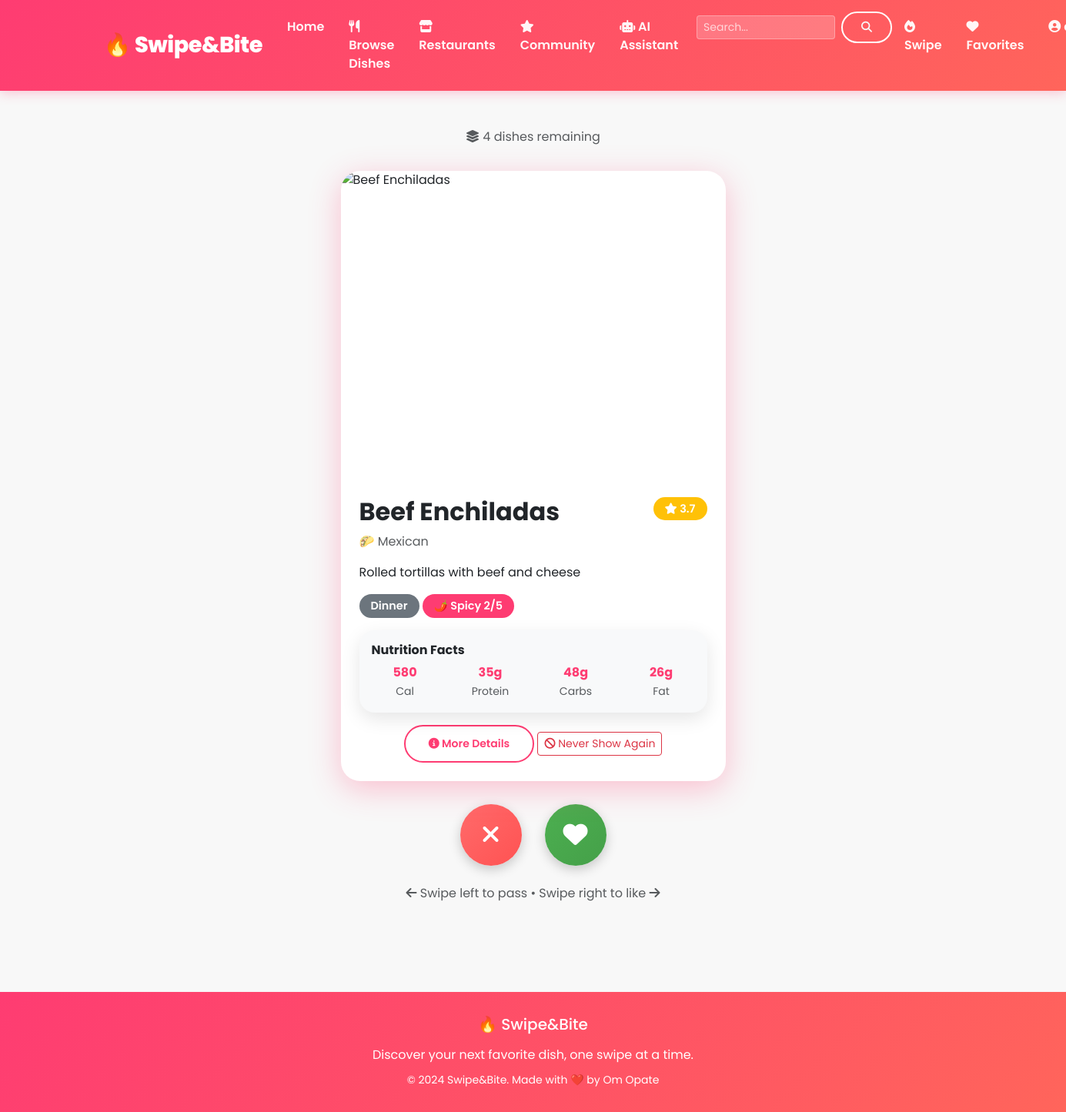
The page /swipes/ (signed in) on the database its author committed.
### dishes/models.py (models this page shows, shortened)
class Dish(models.Model):
    MEAL_TYPE_CHOICES = [
        ('breakfast', 'Breakfast'),
        ('lunch', 'Lunch'),
        ('dinner', 'Dinner'),
        ('snack', 'Snack'),
        ('dessert', 'Dessert'),
    ]
    name = models.CharField(max_length=200)
    description = models.TextField()
    cuisine = models.ForeignKey(Cuisine, on_delete=models.SET_NULL, null=True, related_name='dishes')
    calories = models.IntegerField(null=True, blank=True)
    protein = models.IntegerField(null=True, blank=True, help_text="grams")
    carbs = models.IntegerField(null=True, blank=True, help_text="grams")
    fat = models.IntegerField(null=True, blank=True, help_text="grams")
    meal_type = models.CharField(max_length=20, choices=MEAL_TYPE_CHOICES)
    is_vegetarian = models.BooleanField(default=False)
    is_vegan = models.BooleanField(default=False)
    is_gluten_free = models.BooleanField(default=False)
    spice_level = models.IntegerField(
        default=0,
        validators=[MinValueValidator(0), MaxValueValidator(5)],
        help_text="0=Not Spicy, 5=Very Spicy"
    )
    image = models.ImageField(upload_to='dishes/', null=True, blank=True)
    image_url = models.URLField(max_length=500, blank=True)
    average_rating = models.FloatField(default=0.0)
    total_ratings = models.IntegerField(default=0)
    total_swipes = models.IntegerField(default=0)
    total_right_swipes = models.IntegerField(default=0)
    created_at = models.DateTimeField(auto_now_add=True)
    updated_at = models.DateTimeField(auto_now=True)
    is_active = models.BooleanField(default=True)
    @property
    def display_image(self):
        if self.image:
            return self.image.url
        elif self.image_url:
            return self.image_url
        return '/static/images/placeholder-dish.jpg'
    class Meta:
        verbose_name = "Dish"
        verbose_name_plural = "Dishes"
        ordering = ['-created_at']

class Cuisine(models.Model):
    name = models.CharField(max_length=100, unique=True)
    description = models.TextField(blank=True)
    emoji = models.CharField(max_length=10, default="🍽️")
    class Meta:
        ordering = ['name']

### swipes/views.py (the view, shortened to what this page needs)
# urls.py: path('', views.swipe_feed_view, name='swipe_feed'),
@login_required
def swipe_feed_view(request):
    blacklist = Blacklist.objects.filter(user=request.user)
    blacklisted_dish_ids = blacklist.filter(blacklist_type='dish', dish__isnull=False).values_list('dish_id', flat=True)
    blacklisted_ingredients = blacklist.filter(blacklist_type='ingredient').values_list('item_name', flat=True)
    swiped_dish_ids = SwipeAction.objects.filter(user=request.user).values_list('dish_id', flat=True)
    available_dishes = Dish.objects.filter(
        is_active=True
    ).exclude(
        id__in=swiped_dish_ids
    ).exclude(
        id__in=blacklisted_dish_ids
    )
    profile = request.user.profile
    if profile.diet_type == 'vegetarian':
        available_dishes = available_dishes.filter(is_vegetarian=True)
    elif profile.diet_type == 'vegan':
        available_dishes = available_dishes.filter(is_vegan=True)
    dish = None
    if available_dishes.exists():
        count = available_dishes.count()
        random_index = random.randint(0, count - 1)
        dish = available_dishes[random_index]
    context = {
        'dish': dish,
        'total_available': available_dishes.count() if available_dishes else 0,
    }
    return render(request, 'swipes/swipe_feed.html', context)

### templates/swipes/swipe_feed.html (shortened to what this page needs)
{% extends 'base.html' %}
{% load static %}
{% block content %}
<div class="container mt-5">
    {% if dish %}
        <div class="row mb-3">
            <div class="col-md-12 text-center">
                <p class="text-muted">
                    <i class="fas fa-layer-group"></i> {{ total_available }} dishes remaining
                </p>
            </div>
        </div>
        <div class="swipe-animation">
            <div class="swipe-card card">
                <img src="{{ dish.display_image }}" class="swipe-image" alt="{{ dish.name }}">
                <div class="card-body p-4">
                    <div class="d-flex justify-content-between align-items-start mb-3">
                        <div>
                            <h2 class="card-title fw-bold mb-2">{{ dish.name }}</h2>
                            {% if dish.cuisine %}
                                <p class="text-muted mb-0">
                                    {{ dish.cuisine.emoji }} {{ dish.cuisine.name }}
                                </p>
                            {% endif %}
                        </div>
                        <div class="text-end">
                            <span class="badge bg-warning badge-custom">
                                <i class="fas fa-star"></i> {{ dish.average_rating|floatformat:1 }}
                            </span>
                        </div>
                    </div>
                    <p class="card-text mb-3">{{ dish.description }}</p>
                    <div class="mb-3">
                        <span class="badge bg-secondary badge-custom">{{ dish.get_meal_type_display }}</span>
                        {% if dish.spice_level > 0 %}
                            <span class="badge bg-danger badge-custom">🌶️ Spicy {{ dish.spice_level }}/5</span>
                        {% endif %}
                    </div>
                    {% if dish.calories or dish.protein or dish.carbs or dish.fat %}
                    <div class="card bg-light mb-3">
                        <div class="card-body">
                            <h6 class="fw-bold mb-2">Nutrition Facts</h6>
                            <div class="row text-center">
                                {% if dish.calories %}
                                <div class="col-3">
                                    <div class="fw-bold text-tinder">{{ dish.calories }}</div>
                                    <small class="text-muted">Cal</small>
                                </div>
                                {% endif %}
                                {% if dish.protein %}
                                <div class="col-3">
                                    <div class="fw-bold text-tinder">{{ dish.protein }}g</div>
                                    <small class="text-muted">Protein</small>
                                </div>
                                {% endif %}
                                {% if dish.carbs %}
                                <div class="col-3">
                                    <div class="fw-bold text-tinder">{{ dish.carbs }}g</div>
                                    <small class="text-muted">Carbs</small>
                                </div>
                                {% endif %}
                                {% if dish.fat %}
                                <div class="col-3">
                                    <div class="fw-bold text-tinder">{{ dish.fat }}g</div>
                                    <small class="text-muted">Fat</small>
                                </div>
                                {% endif %}
                            </div>
                        </div>
                    </div>
                    {% endif %}
                    <div class="text-center">
                        <a href="{% url 'dishes:dish_detail' dish.id %}" class="btn btn-outline-primary btn-sm">
                            <i class="fas fa-info-circle"></i> More Details
                        </a>
                        <a href="{% url 'swipes:add_dish_to_blacklist' dish.id %}" class="btn btn-outline-danger btn-sm">
                            <i class="fas fa-ban"></i> Never Show Again
                        </a>
                    </div>
                </div>
            </div>
            <div class="swipe-buttons">
                <button class="swipe-btn btn-nope" onclick="swipe('left', {{ dish.id }})">
                    <i class="fas fa-times"></i>
                </button>
                <button class="swipe-btn btn-like" onclick="swipe('right', {{ dish.id }})">
                    <i class="fas fa-heart"></i>
                </button>
            </div>
            <div class="text-center mt-4">
                <p class="text-muted">
                    <i class="fas fa-arrow-left"></i> Swipe left to pass • Swipe right to like <i class="fas fa-arrow-right"></i>
                </p>
            </div>
        </div>
    {% endif %}
</div>
{% endblock %}

### templates/base.html (style rules this page uses)
:root { --tinder-primary: #FE3C72; --tinder-secondary: #FF6B6B; --tinder-gradient: linear-gradient(135deg, #FE3C72 0%, #FF655B 100%); --tinder-dark: #21262E; --tinder-light: #F8F8F8; }
body { font-family: 'Poppins', sans-serif; background: var(--tinder-light); min-height: 100vh; }
.card { border: none; border-radius: 20px; box-shadow: 0 8px 25px rgba(0,0,0,0.1); transition: transform 0.3s, box-shadow 0.3s; }
.btn-outline-primary { border: 2px solid var(--tinder-primary); color: var(--tinder-primary); padding: 12px 30px; border-radius: 25px; font-weight: 600; transition: all 0.3s; }
.text-tinder { color: var(--tinder-primary); }
.badge { border-radius: 15px; padding: 6px 12px; font-weight: 600; }
.bg-danger { background: var(--tinder-primary) !important; }

### templates/swipes/swipe_feed.html (style rules this page uses)
.swipe-card { max-width: 500px; margin: 0 auto; border-radius: 25px; box-shadow: 0 10px 40px rgba(254, 60, 114, 0.3); overflow: hidden; }
.swipe-image { height: 400px; object-fit: cover; width: 100%; }
.swipe-buttons { display: flex; justify-content: center; gap: 30px; margin-top: 30px; }
.swipe-btn { width: 80px; height: 80px; border-radius: 50%; border: none; font-size: 2rem; cursor: pointer; transition: all 0.3s; box-shadow: 0 5px 15px rgba(0,0,0,0.2); }
.btn-nope { background: linear-gradient(135deg, #FF6B6B 0%, #FF5252 100%); color: white; }
.btn-like { background: linear-gradient(135deg, #4CAF50 0%, #45a049 100%); color: white; }
.badge-custom { font-size: 0.9rem; padding: 8px 15px; border-radius: 20px; }
.swipe-animation { animation: slideIn 0.5s ease-out; }

### rows shown on the page
Dish: name "Beef Enchiladas", cuisine.emoji "🌮", cuisine.name "Mexican", average_rating "3.7", description "Rolled tortillas with beef and cheese", meal_type "Dinner", spice_level "2", calories "580", protein "35", carbs "48", fat "26"

### other values the page prints
{{ total_available }} "4"
